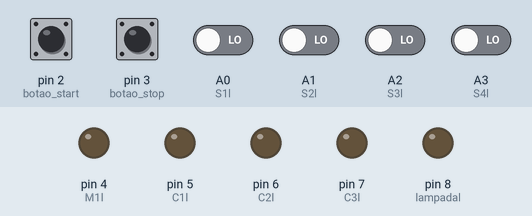
This sketch was run on a simulated Arduino Uno, built with avr-gcc and run on an emulated ATmega328P. Shown: output pins drawn as LEDs (lit = HIGH). The test bench sets the inputs (shaded band); at power-on: pin 2 (botao_start), pin 3 (botao_stop) HIGH, A0 (S1l), A1 (S2l), A2 (S3l), A3 (S4l) LOW.

Above: at 1.2 s.
1.3 s: pin 2 (botao_start) pulled LOW for 0.15 s
At 2.5 s:
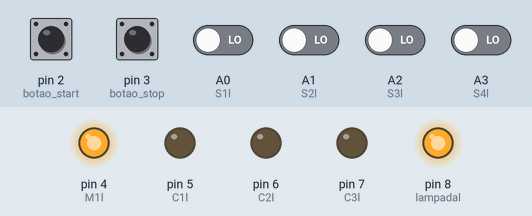
2.9 s: pin 3 (botao_stop) pulled LOW for 0.15 s
At 3.9 s:
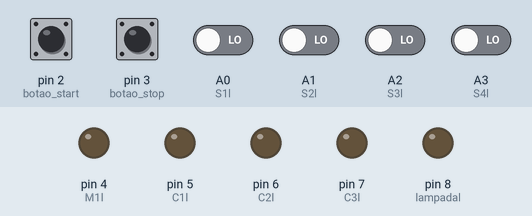
4.5 s: pin 2 (botao_start) pulled LOW for 1 s
At 5.1 s:
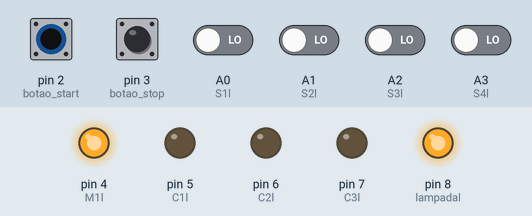
7.0 s: A3 (S4l) driven HIGH
At 8.2 s:
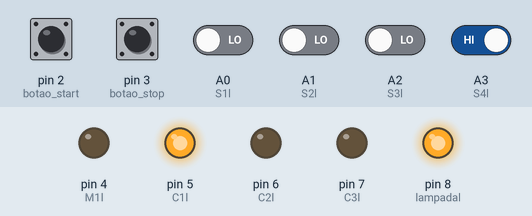
8.5 s: A0 (S1l) driven HIGH
At 10.8 s:
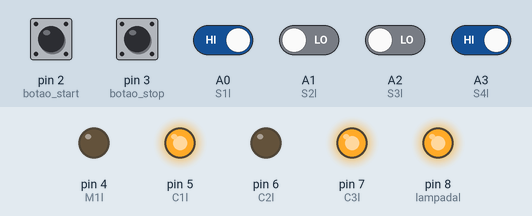
11.5 s: A2 (S3l) driven HIGH
At 14.3 s:
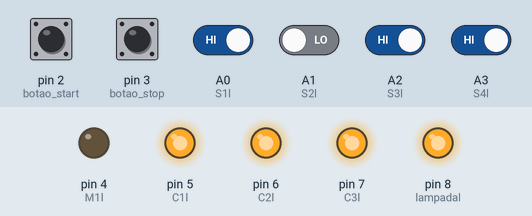
Timing chart, 0 to 15.5 s (numbered marks = the images above; inputs shaded):
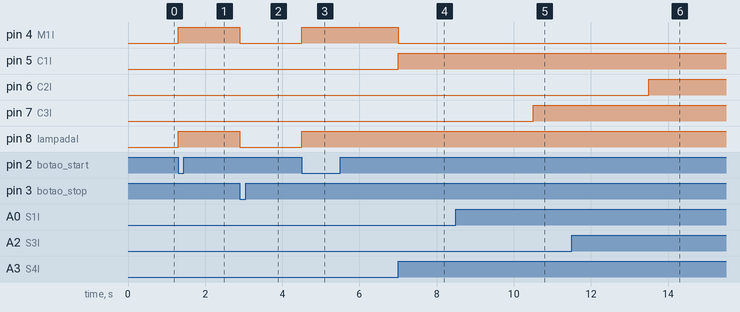

The sketch:

dobrador_de_cantoneira.ino
```cpp
int botao_start = 2;
int botao_stop = 3;

int M1l = 4;

int C1l = 5;
int C2l = 6;
int C3l = 7;

int S1l = A0;
int S2l = A1;
int S3l = A2;
int S4l = A3;

int lampadal = 8;

int fase = 0;

unsigned long tempo = 0;

void setup() {

  pinMode(botao_start, INPUT_PULLUP);
  pinMode(botao_stop, INPUT_PULLUP);

  pinMode(M1l, OUTPUT);

  pinMode(C1l, OUTPUT);
  pinMode(C2l, OUTPUT);
  pinMode(C3l, OUTPUT);

  pinMode(lampadal, OUTPUT);

  pinMode(S1l, INPUT);
  pinMode(S2l, INPUT);
  pinMode(S3l, INPUT);
  pinMode(S4l, INPUT);
}

void loop() {

  int start = digitalRead(botao_start);
  int stop = digitalRead(botao_stop);

  int s1 = digitalRead(S1l);
  int s2 = digitalRead(S2l);
  int s3 = digitalRead(S3l);
  int s4 = digitalRead(S4l);

  if(fase > 0){
    digitalWrite(lampadal, HIGH);
  } else {
    digitalWrite(lampadal, LOW);
  }

  if(stop == LOW){
    fase = 0;
    digitalWrite(M1l, LOW);
    digitalWrite(C1l, LOW);
    digitalWrite(C2l, LOW);
    digitalWrite(C3l, LOW);
  }

  if(start == LOW && fase == 0){
    fase = 1;
  }

  if(fase == 1){
    digitalWrite(M1l, HIGH);

    if(s4 == 1){
      digitalWrite(M1l, LOW);
      fase = 2;
    }
  }

  if(fase == 2){
    digitalWrite(C1l, HIGH);

    if(s1 == 1){
      tempo = millis();
      fase = 3;
    }
  }

  if(fase == 3){
    if(millis() - tempo >= 2000){
      digitalWrite(C3l, HIGH);

      if(s3 == 1){
        tempo = millis();
        fase = 4;
      }
    }
  }

  if(fase == 4){
    if(millis() - tempo >= 2000){
      digitalWrite(C2l, HIGH);

      if(s2 == 1){
        fase = 5;
      }
    }
  }

  if(fase == 5){
    digitalWrite(C1l, LOW);
    digitalWrite(C2l, LOW);
    digitalWrite(C3l, LOW);

    fase = 0;
  }
}
```

Measured:
- after the input at 1.3 s, pin 4 (M1l), pin 8 (lampadal): LOW → HIGH at once
- after the input at 2.9 s, pin 4 (M1l), pin 8 (lampadal): HIGH → LOW at once
- after the input at 4.5 s, pin 4 (M1l), pin 8 (lampadal): LOW → HIGH at once
- after the input at 7.0 s, pin 4 (M1l): HIGH → LOW at once; pin 5 (C1l): LOW → HIGH at once
- after the input at 8.5 s, pin 7 (C3l): LOW → HIGH after 2.0 s
- after the input at 11.5 s, pin 6 (C2l): LOW → HIGH after 2.0 s
